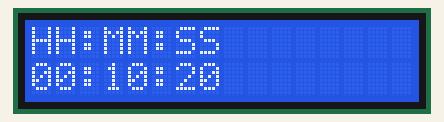
Simulated run of this sketch. Board: Arduino Uno, built with avr-gcc and run on an emulated ATmega328P. On the bench: 16×2 character LCD.

Above: at 0.21 s.
At 5.73 s:
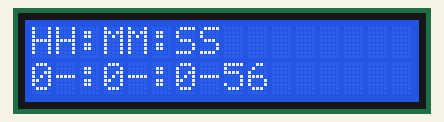
At 11.19 s:
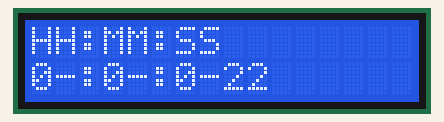
At 18.84 s:
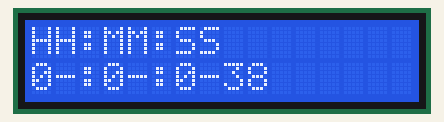
At 28.56 s:
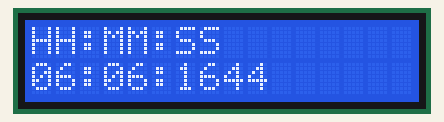
At 38.16 s:
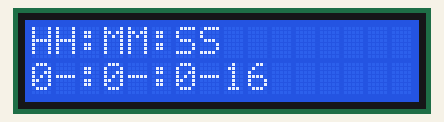

The sketch:

ch3.ino
```cpp
/* Read a text received on serial arduino port and display on LCD*/
#include <LiquidCrystal.h>
LiquidCrystal lcd(12, 11, 5, 4, 3, 2);

int ss=00;
int mm=00;
int hh=00;

int seconds;

void setup()
{
  Serial.begin(9600);
  lcd.begin(16, 2);
  // prints title with ending line break
  lcd.setCursor(0,0);    //col, row
  lcd.print("HH:MM:SS");
}

void loop()
{
    if(seconds==(60*60*24))
    seconds = 0;
  seconds = millis()*10;

  lcd.setCursor(0,1);    //col, row
  hh = seconds/3600%24;
  if(hh<10)
    lcd.print(0);
  lcd.print(hh);

  lcd.setCursor(2,1);    //col, row
  lcd.print(':');

  mm = seconds/60%60;
  lcd.setCursor(3,1);    //col, row
  if(mm<10)
    lcd.print(0);
  lcd.print(mm);

  lcd.setCursor(5,1);    //col, row
  lcd.print(':');

  ss = seconds%60;
  lcd.setCursor(6,1);    //col, row
  if(ss<10)
    lcd.print(0);
  lcd.print(ss);

}
```
